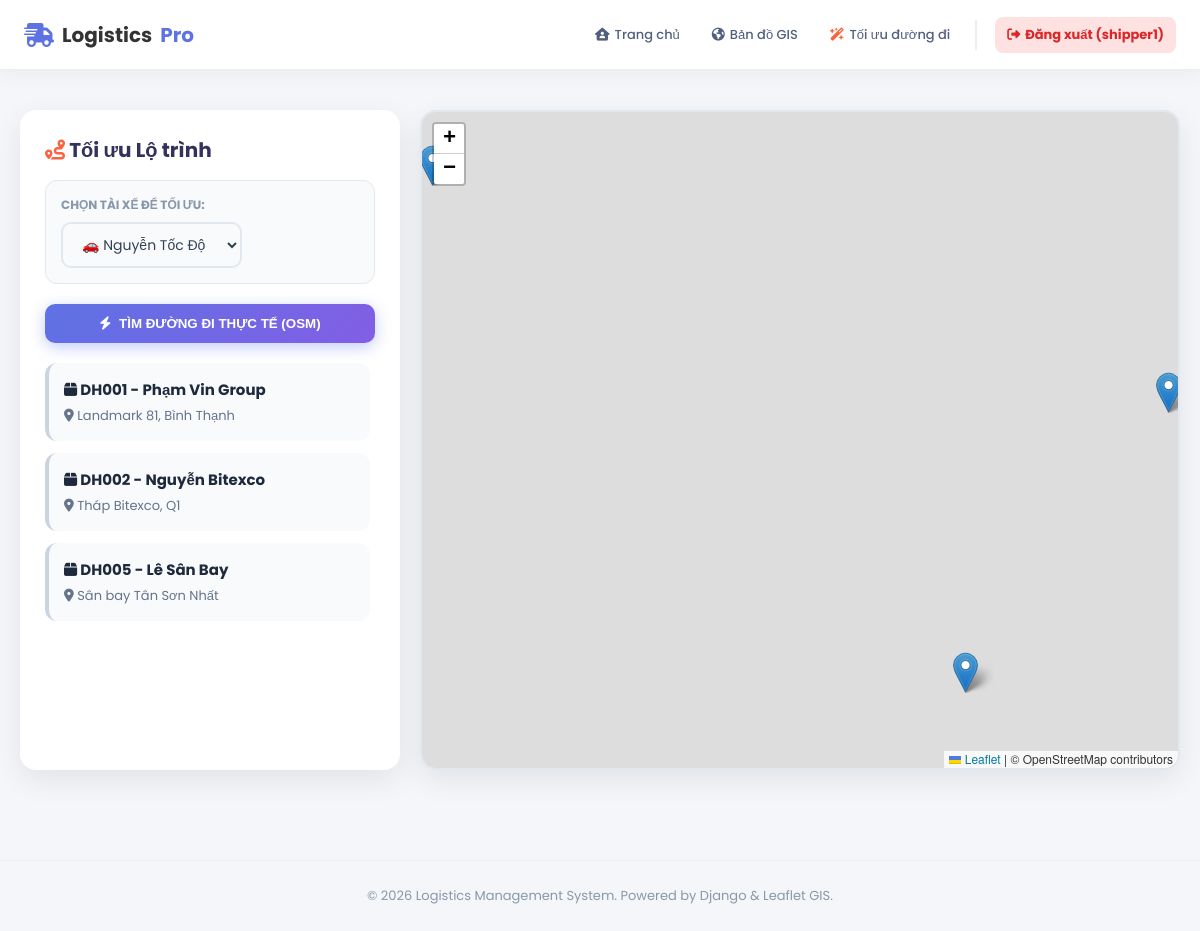
Screenshot of /toi-uu-lo-trinh/ (signed in) with the database file from the repository.
### core/models.py (models this page shows, shortened)
class DonHang(models.Model):
    ma_don = models.CharField(max_length=20, unique=True)
    ten_nguoi_nhan = models.CharField(max_length=100)
    dia_chi_nguoi_nhan = models.CharField(max_length=200)
    sdt_nguoi_nhan = models.CharField(max_length=15)
    lat_khach = models.FloatField()
    lng_khach = models.FloatField()
    khoi_luong = models.FloatField(help_text="Đơn vị: kg")
    kho_xuat_phat = models.ForeignKey(KhoHang, on_delete=models.CASCADE)
    tai_xe = models.ForeignKey(TaiXe, on_delete=models.SET_NULL, null=True, blank=True)
    trang_thai = models.CharField(max_length=50, default='Đang xử lý')
    ngay_tao = models.DateTimeField(auto_now_add=True)

### core/views.py (the view)
# urls.py: path('toi-uu-lo-trinh/', views.toi_uu_lo_trinh, name='toi_uu'),
@login_required(login_url='core:login')
def toi_uu_lo_trinh(request):
    ds_tai_xe = TaiXe.objects.all()
    tai_xe_id = request.GET.get('tai_xe_id')
    if hasattr(request.user, 'taixe'):
        tx_dang_chon = request.user.taixe
    else:
        tx_dang_chon = TaiXe.objects.filter(id=tai_xe_id).first() if tai_xe_id else None
    ds_don = []
    don_hang_json = '[]'
    if tx_dang_chon:
        ds_don = DonHang.objects.filter(tai_xe=tx_dang_chon, trang_thai='ĐANG VẬN CHUYỂN')
        don_data = []
        for d in ds_don:
            don_data.append({
                'ma_don': d.ma_don,
                'ten': d.ten_nguoi_nhan,
                'dia_chi': d.dia_chi_nguoi_nhan,
                'lat': float(d.lat_khach),
                'lng': float(d.lng_khach)
            })
        don_hang_json = json.dumps(don_data)
    return render(request, 'optimize.html', {
        'ds_tai_xe': ds_tai_xe,
        'tx_dang_chon': tx_dang_chon,
        'ds_don': ds_don,
        'don_hang_json': don_hang_json,
    })

### templates/optimize.html (shortened to what this page needs)
{% extends "base.html" %}
{% load static %}
{% block content %}
<link rel="stylesheet" href="https://unpkg.com/leaflet@1.9.4/dist/leaflet.css" />
<link rel="stylesheet" href="https://unpkg.com/leaflet-routing-machine@latest/dist/leaflet-routing-machine.css" />
<div class="opt-layout">
    <div class="opt-sidebar">
        <h2 style="color: #32325d; font-size: 20px; margin-bottom: 15px;">
            <i class="fa-solid fa-route" style="color: #fb6340;"></i> Tối ưu Lộ trình
        </h2>
        <div class="filter-box">
            <form method="GET" action="{% url 'core:toi_uu' %}">
                <label style="font-size: 12px; font-weight: bold; color: #8898aa; display: block; margin-bottom: 8px;">CHỌN TÀI XẾ ĐỂ TỐI ƯU:</label>
                <select name="tai_xe_id" class="form-control" onchange="this.form.submit()">
                    {% for tx in ds_tai_xe %}
                        <option value="{{ tx.id }}" {% if tx_dang_chon and tx_dang_chon.id == tx.id %}selected{% endif %}>
                            🚗 {{ tx.ten_tai_xe }}
                        </option>
                    {% endfor %}
                </select>
            </form>
        </div>
        {% if tx_dang_chon %}
            {% if ds_don %}
                <button id="btn-run-opt" class="btn-submit" style="width: 100%; margin-bottom: 20px; background: linear-gradient(135deg, #5e72e4 0%, #825ee4 100%) !important;">
                    <i class="fa-solid fa-bolt"></i> TÌM ĐƯỜNG ĐI THỰC TẾ (OSM)
                </button>
                <div class="route-list" id="route-panel">
                    {% for d in ds_don %}
                    <div class="route-item">
                        <h4><i class="fa-solid fa-box"></i> {{ d.ma_don }} - {{ d.ten_nguoi_nhan }}</h4>
                        <p><i class="fa-solid fa-location-dot"></i> {{ d.dia_chi_nguoi_nhan }}</p>
                    </div>
                    {% endfor %}
                </div>
            {% else %}
                <div style="text-align: center; color: #8898aa; margin-top: 40px;">
                    <i class="fa-solid fa-mug-hot" style="font-size: 40px; margin-bottom: 15px; color: #cbd5e1;"></i>
                    <p>Tài xế hiện không có đơn hàng cần giao.</p>
                </div>
            {% endif %}
        {% else %}
            <div style="text-align: center; color: #8898aa; margin-top: 40px;">
                <i class="fa-solid fa-hand-pointer" style="font-size: 40px; margin-bottom: 15px; color: #cbd5e1;"></i>
                <p>Vui lòng chọn một tài xế để bắt đầu.</p>
            </div>
        {% endif %}
    </div>
    <div class="opt-map-container">
        <div id="opt-map"></div>
    </div>
</div>
{% endblock %}

### templates/base.html (shortened to what this page needs)
{% load static %}
<!DOCTYPE html>
<html lang="vi">
<head>
    <link rel="stylesheet" href="https://cdnjs.cloudflare.com/ajax/libs/font-awesome/6.4.0/css/all.min.css">
</head>
<body>
    <nav class="navbar">
        <a href="{% url 'core:home' %}" class="nav-brand">
            <i class="fa-solid fa-truck-fast"></i>
            Logistics<span style="color: #5e72e4;">Pro</span>
        </a>
        <ul class="nav-links">
            <li class="nav-item">
                {% if user.is_authenticated and user.taixe %}
                    <a href="{% url 'core:app_shipper' %}"><i class="fa-solid fa-house-user"></i> Trang chủ </a>
                {% else %}
                    <a href="{% url 'core:home' %}"><i class="fa-solid fa-house"></i> Trang chủ</a>
                {% endif %}
            </li>
            <li class="nav-item">
                <a href="{% url 'core:ban_do_chung' %}">
                    <i class="fa-solid fa-earth-americas"></i> Bản đồ GIS
                </a>
            </li>
            <li class="nav-item">
                <a href="{% url 'core:toi_uu' %}">
                    <i class="fa-solid fa-wand-magic-sparkles" style="color: #fb6340;"></i> Tối ưu đường đi
                </a>
            </li>
            <li style="border-left: 2px solid #eee; height: 30px; margin: 0 5px;"></li>
            {% if user.is_authenticated %}
                <li class="nav-item" style="margin-left: 5px;">
                    <a href="{% url 'core:logout' %}" style="background: #fee2e2; color: #dc2626; font-weight: bold;">
                        <i class="fa-solid fa-right-from-bracket"></i> Đăng xuất ({{ user.username }})
                    </a>
                </li>
            {% else %}
                <li class="nav-item">
                    <a href="{% url 'core:login' %}" style="background: #e0f2fe; color: #0284c7; font-weight: bold;">
                        <i class="fa-solid fa-user-lock"></i> Đăng nhập
                    </a>
                </li>
            {% endif %}
        </ul>
    </nav>
    <main style="min-height: 80vh; padding: 20px;">
        {% block content %}
        {% endblock %}
    </main>
    <footer class="footer">
        &copy; 2026 Logistics Management System. Powered by Django & Leaflet GIS.
    </footer>
    <link href="https://cdn.jsdelivr.net/npm/select2@4.1.0-rc.0/dist/css/select2.min.css" rel="stylesheet" />
</body>
</html>

### templates/base.html (style rules this page uses)
* { margin: 0; padding: 0; box-sizing: border-box; }
body { font-family: 'Poppins', sans-serif; background-color: #f4f6f9; color: #333; }
.navbar { background: rgba(255, 255, 255, 0.95); backdrop-filter: blur(10px); height: 70px; display: flex; justify-content: space-between; align-items: center; padding: 0 2%; position: sticky; top: 0; z-index: 1000; box-shadow: 0 4px 20px rgba(0,0,0,0.05); border-bottom: 1px solid #eee; }
.nav-brand { font-size: 20px; font-weight: 700; color: #333; text-decoration: none; display: flex; align-items: center; gap: 8px; margin-right: 15px; }
.nav-brand i { color: #5e72e4; font-size: 24px; }
.nav-links { display: flex; gap: 8px; list-style: none; align-items: center; flex-wrap: nowrap; }
.nav-item a { text-decoration: none; color: #525f7f; font-weight: 500; font-size: 13px; transition: all 0.3s ease; display: flex; align-items: center; gap: 5px; padding: 8px 12px; border-radius: 8px; white-space: nowrap; }
input[type="text"], input[type="password"], input[type="number"], input[type="email"], input[type="tel"], select, textarea, .form-control { border: 2px solid #e2e8f0; border-radius: 10px; padding: 10px 15px; font-size: 14px; transition: all 0.3s; background-color: #f8fafc; color: #334155; outline: none; font-family: inherit; }
.btn-primary, .btn-submit { background: linear-gradient(135deg, #667eea 0%, #764ba2 100%) !important; border: none; border-radius: 10px; padding: 12px 25px; font-weight: 600; box-shadow: 0 4px 15px rgba(102, 126, 234, 0.4); color: white; transition: all 0.3s; cursor: pointer; display: inline-flex; align-items: center; justify-content: center; gap: 8px; }
.footer { text-align: center; padding: 25px; color: #8898aa; font-size: 13px; margin-top: 50px; border-top: 1px solid #eee; }

### templates/optimize.html (style rules this page uses)
.opt-layout { display: flex; gap: 20px; padding: 20px 0; height: calc(100vh - 100px); }
.opt-sidebar { width: 380px; background: white; border-radius: 16px; box-shadow: 0 10px 30px rgba(0,0,0,0.08); padding: 25px; display: flex; flex-direction: column; }
.filter-box { background: #f8fafc; padding: 15px; border-radius: 12px; margin-bottom: 20px; border: 1px solid #e2e8f0; }
.route-list { flex: 1; overflow-y: auto; padding-right: 5px; }
.route-item { background: #f8fafc; padding: 15px; border-radius: 12px; margin-bottom: 12px; border-left: 4px solid #cbd5e1; transition: 0.3s; }
.route-item h4 { margin: 0 0 5px 0; font-size: 15px; color: #1e293b; }
.route-item p { margin: 0; font-size: 13px; color: #64748b; }
.opt-map-container { flex: 1; border-radius: 16px; overflow: hidden; box-shadow: 0 10px 30px rgba(0,0,0,0.08); border: 2px solid #e2e8f0; }
#opt-map { width: 100%; height: 100%; }

### rows the page displays
DonHang: ma_don "DH001", ten_nguoi_nhan "Phạm Vin Group", dia_chi_nguoi_nhan "Landmark 81, Bình Thạnh"
DonHang: ma_don "DH002", ten_nguoi_nhan "Nguyễn Bitexco", dia_chi_nguoi_nhan "Tháp Bitexco, Q1"
DonHang: ma_don "DH005", ten_nguoi_nhan "Lê Sân Bay", dia_chi_nguoi_nhan "Sân bay Tân Sơn Nhất"

### other values shown
{{ user.username }} "shipper1"
